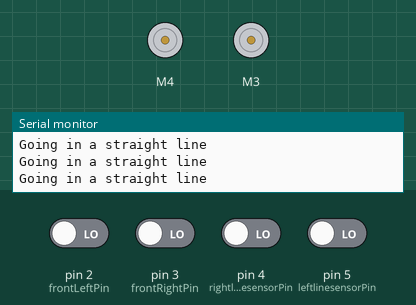
Recording of a sketch running on a simulated Arduino Uno, built with avr-gcc and run on an emulated ATmega328P. Shown: 2 × DC motor (green arrow = forward, orange = backward, longer = faster), the last lines printed to the serial monitor. Inputs (shaded band) come from the test bench; at power-on: pin 2 (frontLeftPin), pin 3 (frontRightPin), pin 4 (rightlinesensorPin), pin 5 (leftlinesensorPin) LOW.

Above: at 1.2 s.
1.3 s: pin 4 (rightlinesensorPin) driven HIGH
At 1.7 s:
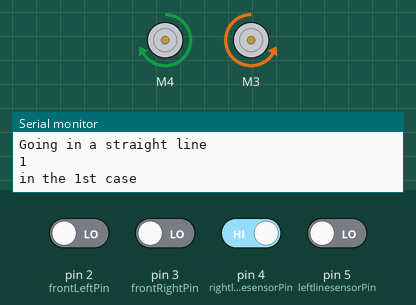
2.8 s: pin 2 (frontLeftPin) driven HIGH and pin 3 (frontRightPin) driven HIGH
5.8 s: pin 5 (leftlinesensorPin) driven HIGH
8.8 s: pin 2 (frontLeftPin) driven LOW
At 8.8 s:
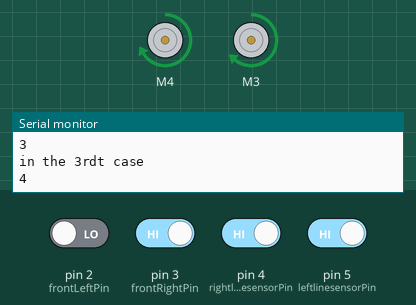
At 10.3 s:
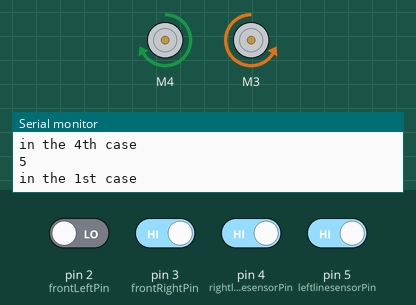
11.3 s: pin 2 (frontLeftPin) driven HIGH and pin 4 (rightlinesensorPin) driven LOW
14.3 s: pin 5 (leftlinesensorPin) driven LOW
At 14.7 s:
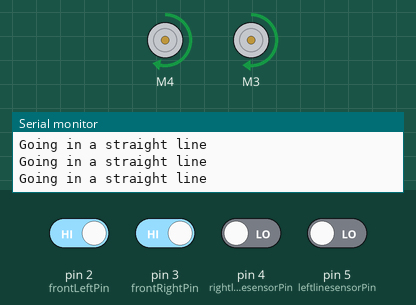
Timing chart, 0 to 16.8 s (numbered marks = the images above; inputs shaded):
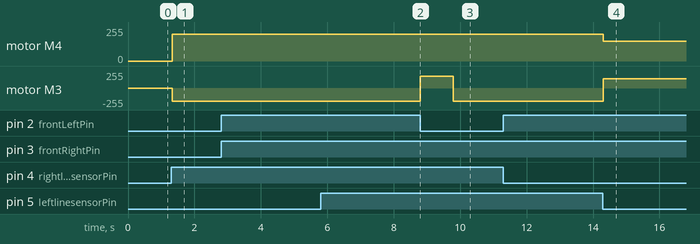

The sketch:

big-loop-working.ino
```cpp
#include <Adafruit_MotorShield.h>
#include "Arduino.h"
Adafruit_MotorShield AFMS = Adafruit_MotorShield();
// Or, create it with a different I2C address (say for stacking)
// Adafruit_MotorShield AFMS = Adafruit_MotorShield(0x61);
#define MAX_RANG (520)//the max measurement value of the module is 520cm(a little bit longer
#include <Wire.h>
#include <VL53L0X.h>
VL53L0X sensor;
#define ADC_SOLUTION (1023.0)//ADC accuracy of Arduino UNO is 10bit
#define HIGH_ACCURACY
#define LONG_RANGE
// select the input pin

// Select which 'port' M1, M2, M3 or M4. In this case, M1
Adafruit_DCMotor *leftMotor = AFMS.getMotor(4);
Adafruit_DCMotor *rightMotor = AFMS.getMotor(3);

int frontLeftPin = 2;
int frontRightPin = 3; // Connect sensor to input pin 3
int leftlinesensorPin = 5;
int rightlinesensorPin = 4; // Connect sensor to input pin 3
int scanning = 0;
int sensityPin = A0;
int step = 0;
void setup()
{
 Serial.begin(9600); // Init the serial port
 Wire.begin();
 pinMode(leftlinesensorPin, INPUT); // declare LED as output
 pinMode(rightlinesensorPin, INPUT); // declare Micro switch as input
 pinMode(frontRightPin, INPUT); // declare LED as output
 pinMode(frontLeftPin, INPUT); // declare Micro switch as input

 if (!AFMS.begin()) {         // create with the default frequency 1.6KHz
  // if (!AFMS.begin(1500)) {  // OR with a different frequency, say 1KHz
    Serial.println("Could not find Motor Shield. Check wiring.");
    while (1);
  }
  Serial.println("Motor Shield found.");

  // Set the speed to start, from 0 (off) to 150 (max speed)

  // turn on motor
  leftMotor->run(RELEASE);
  rightMotor->run(RELEASE);


  /* lidar
  sensor.setTimeout(500);
  if (!sensor.init())
  {
    Serial.println("Failed to detect and initialize sensor!");
    while (1) {}
  }

#if defined LONG_RANGE
  // lower the return signal rate limit (default is 0.25 MCPS)
  sensor.setSignalRateLimit(0.1);
  // increase laser pulse periods (defaults are 14 and 10 PCLKs)
  sensor.setVcselPulsePeriod(VL53L0X::VcselPeriodPreRange, 18);
  sensor.setVcselPulsePeriod(VL53L0X::VcselPeriodFinalRange, 14);
#endif

#if defined HIGH_SPEED
  // reduce timing budget to 20 ms (default is about 33 ms)
  sensor.setMeasurementTimingBudget(15000);

#elif defined HIGH_ACCURACY
  // increase timing budget to 150 ms
  sensor.setMeasurementTimingBudget(150000);
#endif
*/
}

// float tof_distance(){
//   float distance = (sensor.readRangeSingleMillimeters());
//   return distance;
// }

// void bigrectangle()
// {
//   int curr_dir[4] = {0,0,0,0};
//   if (step == 0)
//   {
//     StraightLine
//   }

// }

void StraightLine(){

  int read_dir[4];
  read(read_dir);
  if (read_dir[0] && read_dir[1] && !read_dir[2] && !read_dir[3])
  {
    // On a line, going straight. All good
    //continue straight
  leftMotor->setSpeed(150);
  leftMotor->run(FORWARD);
  rightMotor->setSpeed(140);
  rightMotor->run(FORWARD);
  //Serial.println("straight");

  }

  else if (!read_dir[0]  && read_dir[1] && !read_dir[2] && !read_dir[3])
  {
    leftMotor->run(FORWARD);
    leftMotor->setSpeed(150);
    rightMotor->run(BACKWARD);
    rightMotor->setSpeed(150);
    //Serial.println("Correcting itself");
  }
  else if (read_dir[0] && !read_dir[1] && !read_dir[2] && !read_dir[3])
  {
    leftMotor->run(BACKWARD);
    leftMotor->setSpeed(150);
    rightMotor->run(FORWARD);
    rightMotor->setSpeed(150);
    //Serial.println("Correcting itself");
  }


}

void read(int read_array[])
{
    //
    read_array[2] = digitalRead(leftlinesensorPin); // read left input value
    read_array[3] = digitalRead(rightlinesensorPin); // read right input value
    read_array[0] = digitalRead(frontLeftPin); // read left input value
    read_array[1] = digitalRead(frontRightPin);

   //the sequence is read_array = {valFrontLeft, valFrontRight, valLeft, valRight};


}


void loop()
{
  small_rectangle();
}


void small_rectangle()
{

  int nRight = 0;
  int curr_dir[4] = {0,0,0,0};
  read(curr_dir);

  while(true)
  {
    read(curr_dir);
    if(curr_dir[3])
    {
      nRight += 1 ;
      Serial.println(nRight);

        if(nRight % 4 == 1)
        {
          Serial.println("in the 1st case");
            while(!(curr_dir[1] && curr_dir[0]))
            {

                leftMotor->run(FORWARD);
                leftMotor->setSpeed(200);
                rightMotor->run(BACKWARD);
                rightMotor->setSpeed(200);
                read(curr_dir);

            }
            float time_start1 = millis();
            while(millis() - time_start1 < 2000)
            {
              StraightLine();
            }


        }


        if(nRight % 4 == 2)
        {
          Serial.println("in the 2ndt case");
          while(!(curr_dir[1] && curr_dir[0]))
          {
              leftMotor->run(FORWARD);
              leftMotor->setSpeed(200);
              rightMotor->run(BACKWARD);
              rightMotor->setSpeed(200);
              read(curr_dir);
          }
          float time_start2 = millis();
          while(millis() - time_start2 < 2000)
          {
            StraightLine();
          }


        }


        if (nRight % 4 == 3)
        {

          Serial.println("in the 3rdt case");
            while(!(curr_dir[1] && curr_dir[0]))
            {
                leftMotor->run(FORWARD);
                leftMotor->setSpeed(200);
                rightMotor->run(BACKWARD);
                rightMotor->setSpeed(200);
                read(curr_dir);

            }

            float time_start3 = millis();
            while(millis() - time_start3 < 2000)
            {
                StraightLine();

            }
        }


        if (nRight % 4 == 0)
        {

          Serial.println("in the 4th case");
          while(!(curr_dir[2] && curr_dir[3]))
          {
              leftMotor->run(FORWARD);
              leftMotor->setSpeed(200);
              rightMotor->run(BACKWARD);
              rightMotor->setSpeed(200);
              read(curr_dir);

          }

          float time_start4 = millis();
          while(millis() - time_start4 < 1000)
          {
            leftMotor->run(FORWARD);
            leftMotor->setSpeed(200);
            rightMotor->run(FORWARD);
            rightMotor->setSpeed(180);
          }


        }
    }
    else
    {
      StraightLine();
      Serial.println("Going in a straight line");
    }


  }

}
```

Measured:
- after the input at 1.3 s, motor M4: stopped → forward 200/255 at once; motor M3: stopped → backward 200/255 at once
- after the input at 5.8 s, motor M3: backward 200/255 → forward 180/255 after 3.0 s
- after the input at 8.8 s, motor M3: forward 180/255 → backward 200/255 after 1.0 s
- after the input at 14.3 s, motor M4: forward 200/255 → forward 150/255 at once; motor M3: backward 200/255 → forward 140/255 at once
